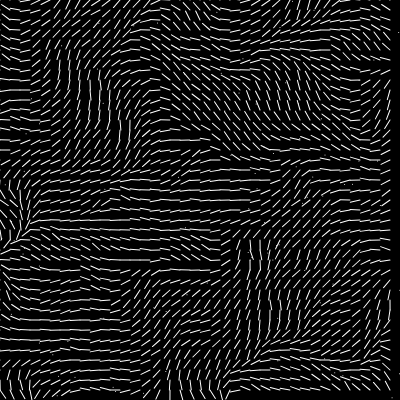
Frame 1 (no input)
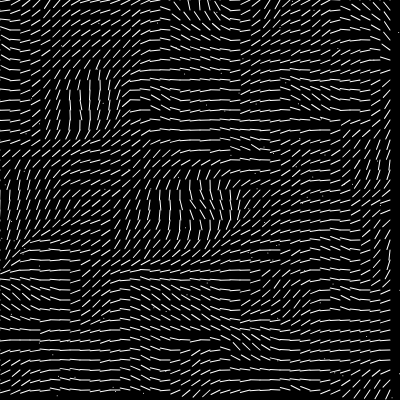
Frame 60 (no input)
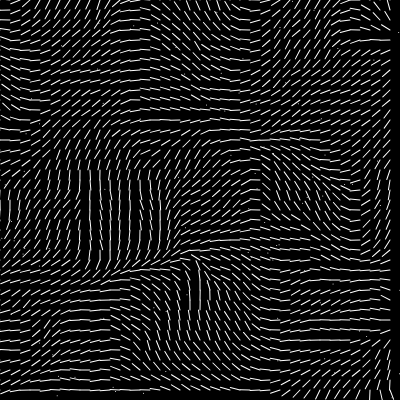
Frame 120 (the mouse pressed at the canvas centre since frame 60)

The p5.js sketch that drew these frames (run headless with seeded random() and noise() and a simulated clock; from frame 60 on, the mouse is pressed at the canvas centre):

// p5.js sketch
// ── sketch.js
let inc = 0.1;
let scl = 10;
let cols, rows;
let zoff = 0;
let fr;
let numParticles = 100;
let particles = [];

function setup() {
  createCanvas(400, 400);
  cols = floor(width / scl);
  rows = floor(height/ scl);
  fr = createP('');
  for(let i = 0; i< numParticles; i++){
    particles[i] = new Particle();
  }
}



function draw() {
  background(0);
  let yoff = 0;
  for(let y = 0; y < rows; y++) {
    let xoff = 0;
    
    for(let x = 0; x < cols; x++) {
      let index =  ( x + y * width  ) * 4
      let angle = noise(xoff, yoff, zoff) * TWO_PI;
      let v = p5.Vector.fromAngle(angle);

      xoff+= inc;

      stroke(255);

      push();

      translate(x * scl, y * scl);
      rotate(v.heading());
      line(0, 0, scl, 0);

      pop();
    }
    yoff += inc;
    
  }
  zoff += 0.01
  for(let i = 0; i < particles.length; i++){
    particles[i].show();
    particles[i].update();
  }
  fr.html(floor(frameRate()));

}

// ── Particle.js
class Particle{

    constructor(){
        this.pos = createVector(random(width), random(height));
        this.vel = createVector(0,0);
        this.acc = createVector(0,0);
    }

    update(){
        this.vel.add(this.acc);
        this.pos.add(this.vel);
        this.acc.mult(0);
    }

    applyForce(force) {
        this.acc.add(force);
    }

    show(){
        stroke(255);
        point(this.pos.x, this.pos.y);
    }
}
